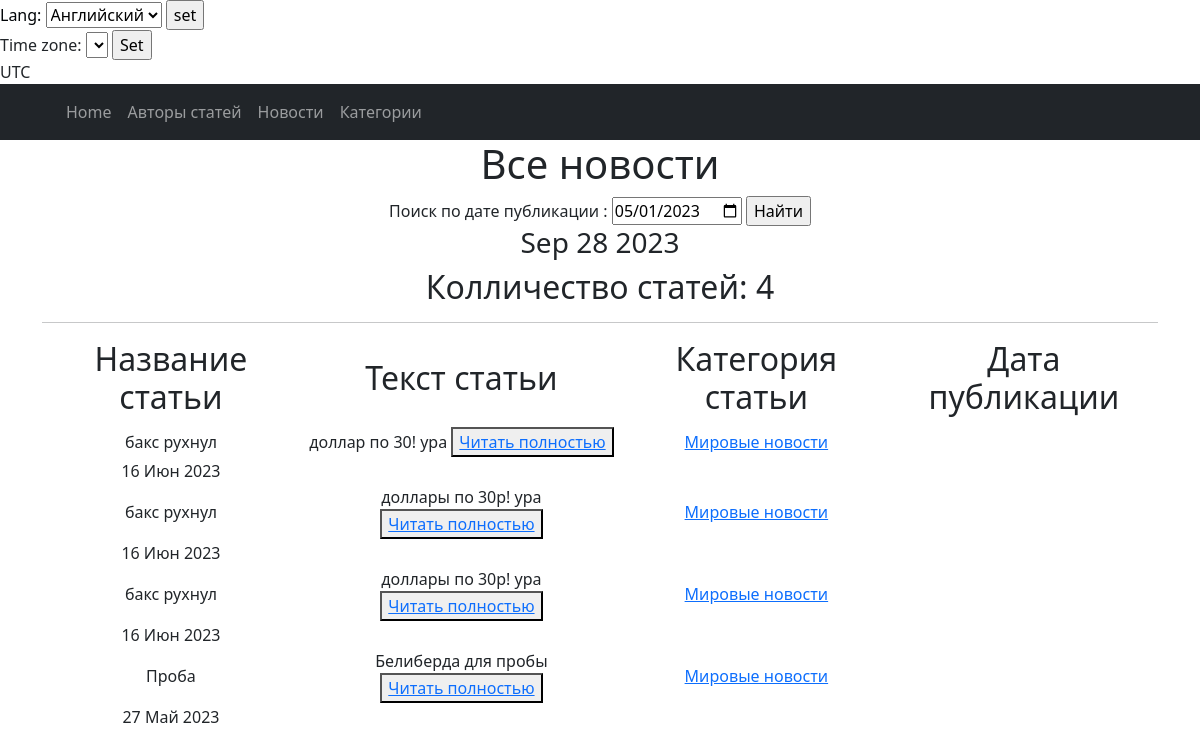
The page /category/3 on the database its author committed.
### news/models.py (models this page shows, shortened)
class Post(models.Model):
    objects = None
    news = 'NW'
    states = 'PS'
    TYPE = [
        (news, 'Новость'),
        (states, 'Статья')
    ]
    post_tip = models.CharField(max_length=10, choices=TYPE, default=states)
    date_in = models.DateField(auto_now_add=True)
    header = models.CharField(max_length=255)
    contents = models.TextField(blank=True)
    author = models.ForeignKey(Author, on_delete=models.CASCADE)
    category = models.ManyToManyField(to=Category, through='PostCategory', related_name='PostCategory')
    rating_post = models.IntegerField(default=0, validators=[MinValueValidator(0.0)])

class Category(models.Model):
    objects = None
    name = models.CharField(max_length=20, default='местные новости', help_text='category name')
    subscribers = models.ManyToManyField(User, blank=True, null=True, related_name='subscribers')

### news/views.py (the view)
# urls.py: path('category/<int:pk>', PostCategory.as_view(), name='posts_of_category_list'),
class PostCategory(ListView):
    model = Post
    ordering = '-id'
    template_name = 'post/news.html'
    context_object_name = 'posts'
    def get_queryset(self):
        self.queryset = Category.objects.get(pk=self.kwargs['pk']).PostCategory.all()
        return super().get_queryset()
    def get_context_data(self, **kwargs):
        context = super().get_context_data(**kwargs)
        context['is_not_subscribers'] = self.request.user not in Category.objects.get(pk=self.kwargs['pk']).\
            subscribers.all()
        context['category'] = self.queryset
        return context

### news/templatetags/custom_tags.py (called while the page is built)
@register.simple_tag()
def current_time(format_string='%b %d %Y'):
   return datetime.utcnow().strftime(format_string)

### templates/post/news.html (shortened to what this page needs)
{% extends 'flatpages/default.html' %}
     {% load custom_filter %}
     {% load custom_tags %}
        {% load i18n %}
        {% block content %}
           <h1>{% trans 'All news' %}</h1>
           <form action=" " method="get">
               <label for="start"> {% trans 'Start date' %} : </label>
            <input type="date" id="start" name="date_in__iexact"
               value="2023-05-01"
               min="2018-01-01" max="2023-12-31">
               <input type="submit" value="Найти" />
   </form>
        <h3>{% current_time '%b %d %Y' %}</h3>
        <h2>Колличество статей: {{ posts|length  }} </h2>
           <hr>
           {% if posts %}
               <table>
                   <tr>
                       <td><h2> {% trans 'Article Title' %} </h2></td>
                       <td><h2> {% trans 'Article text' %} </h2></td>
                       <td><h2> {% trans 'Article category' %} </h2></td>
                       <td><h2> {% trans 'Publication date' %} </h2></td>
                   </tr>
                   {% for post in posts %}
                    <tr>
                      <td>{{ post.header}}</td>
                      <td>{{ post.contents|truncatechars:20}}
                      <button><a class="text-center" href="{{post.id}}">{% trans 'Read completely' %}</a> </button>
                      </td>
                      <td>{% for category in post.category.all %}
                          <a href="{% url 'posts_of_category_list' category.id%}"> {{ category.name }} </a>
                          {% endfor %}
                      </td>
                    </tr>
                      <td>{{ post.date_in|date:' d M Y' }}</td>
                    {% endfor %}
               </table>
           {% else %}
               <h2>Новости нет!</h2>
           {% endif %}
        {% endblock content %}

### rows shown on the page
Post: header "бакс рухнул", contents "доллар по 30! ура", date_in "16 Июн 2023"
Category: name "Мировые новости"
Post: header "бакс рухнул", contents "доллары по 30р! ура", date_in "16 Июн 2023"
Post: header "бакс рухнул", contents "доллары по 30р! ура", date_in "16 Июн 2023"
Post: header "Проба", contents "Белиберда для пробы", date_in "27 Май 2023"

### other values the page prints
{{ TIME_ZONE }} "UTC"
{{ posts|length }} "4"
